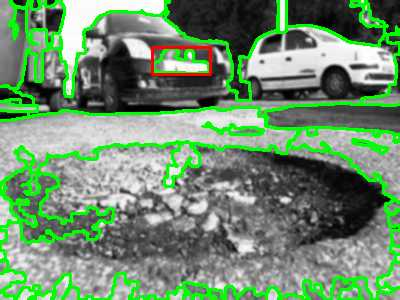
#> input picture compressed_pothole.jpg, 400 x 300 px
$ python -i representation.py   (imports and definitions only)
#> lines starting #> are read from the running program, lines starting #| are printed output that depends on the picture; after the words box and inside, x2 and y2 are one past the last pixel; in counts of white or black regions, pixels touching at a corner belong together
#> further down, picture is the input picture: shape (300, 400, 3); mean B, G, R 109.3, 142.6, 110.2

import cv2
import numpy as np
def detect_pothole(original_image):
    if original_image is None or not isinstance(original_image, np.ndarray):
        print("Error: Invalid input image!")
        return None
    # Convert to grayscale
    gray = cv2.cvtColor(original_image, cv2.COLOR_BGR2GRAY)
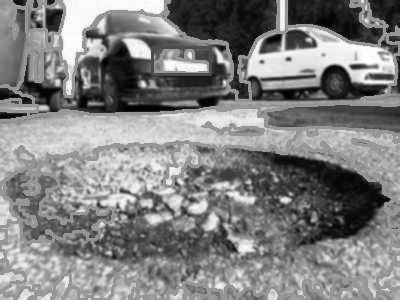
#> gray: shape (300, 400); min 0, max 255, mean 129.1
    # Apply Gaussian Blur to reduce noise
    blurred = cv2.GaussianBlur(gray, (5, 5), 0)
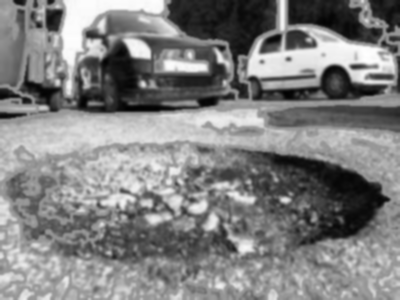
#> blurred: shape (300, 400); min 1, max 255, mean 129.1
    # Use adaptive thresholding or Otsu's thresholding for segmentation
    _, binary = cv2.threshold(blurred, 0, 255, cv2.THRESH_BINARY_INV + cv2.THRESH_OTSU)
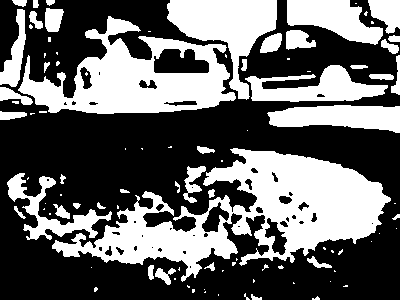
#> binary: shape (300, 400); 40% white; 96 white regions (55 under 20 px)
    # Find contours
    contours, _ = cv2.findContours(binary, cv2.RETR_EXTERNAL, cv2.CHAIN_APPROX_SIMPLE)
#> contours = 95 contours, 57 with area under 20; largest, box (x1, y1, x2, y2) and area: (52, 148, 391, 282) 18174, (18, 16, 236, 114) 10944, (167, 0, 277, 100) 4548, (267, 105, 400, 133) 2528, (245, 65, 388, 102) 2508
    # Initialize variable for largest contour (assuming it's the pothole)
    max_contour = None
    max_area = 0
    for contour in contours:
        area = cv2.contourArea(contour)
        if area > max_area:  # Find the largest contour
            max_area = area
            max_contour = contour
#> this loop made 95 passes
#> (area, max_area) on passes 2, 17, 49, 52: (22.5, 22.5), (138.5, 138.5), (1681, 1681), (18174, 18174)
#> area on passes 21, 24, 26, 36, 38, 40: 55.5, 28.5, 90.5, 33.5, 104.5, 23.5
#> after the loop, max_area = 18174; max_contour = contour of 870 points, box (x1, y1, x2, y2) (52, 148, 391, 282), area 18174
    if max_contour is not None:
        # Draw bounding box around the largest detected pothole
        x, y, w, h = cv2.boundingRect(max_contour)
#> x = 52; y = 148; w = 339; h = 134
        cv2.rectangle(original_image, (x, y), (x + w, y + h), (0, 255, 0), 3)  # Green box
        # Add "Pothole" label above the bounding box
        text_x = x  # Align text with the left of the bounding box
#> text_x = 52
        text_y = y - 10 if y - 10 > 10 else y + 20  # Adjust to avoid going out of bounds
#> text_y = 138
        cv2.putText(original_image, "Pothole", (text_x, text_y), cv2.FONT_HERSHEY_SIMPLEX,
                    0.7, (0, 255, 0), 2, cv2.LINE_AA)  # Green text
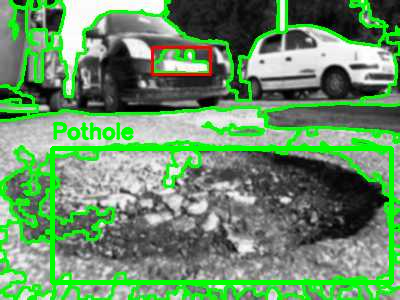
#> original_image: shape (300, 400, 3); mean B, G, R 103.4, 145.6, 104.3
        print(f"Pothole detected! Bounding box at (x={x}, y={y}, w={w}, h={h})")
#| Pothole detected! Bounding box at (x=52, y=148, w=339, h=134)
    else:
        print("No pothole detected!")
    return original_image  # Return image with bounding box and label

>>> import cv2
>>> picture = cv2.imread('../compressed_pothole.jpg')
>>> result = detect_pothole(picture)
